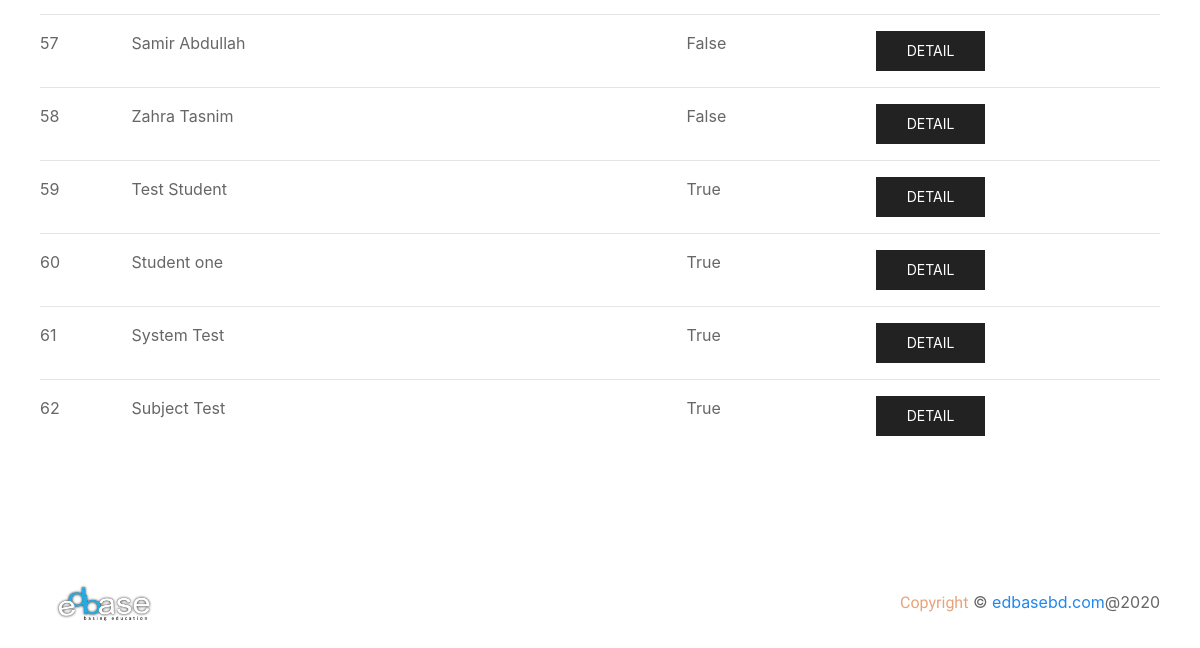
/studentlist/ (lower part), run on an earlier commit of the app's database.
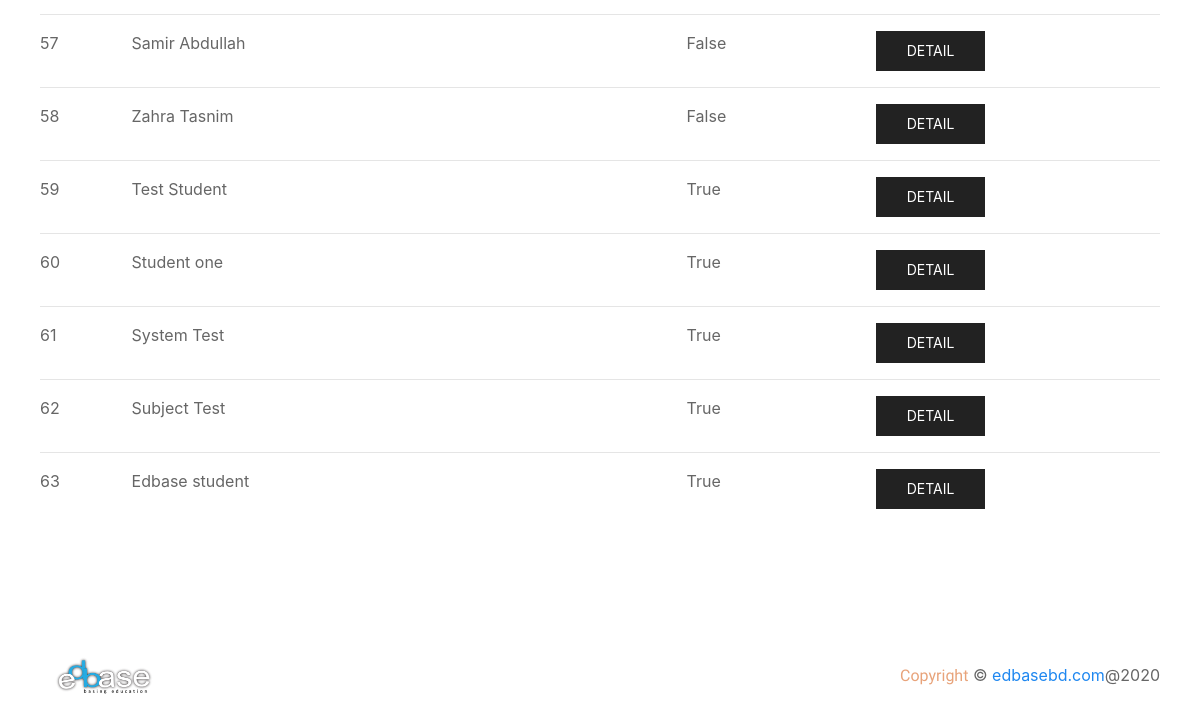
And on a later commit of the database.
### applicant/models.py (models this page shows, shortened)
class Student(models.Model):
    user = models.OneToOneField(User, on_delete=models.CASCADE)
    name = models.CharField(max_length=128, null=True, blank=True)
    mobile = models.CharField(max_length=11, null=True, blank=True)
    guardian_mobile = models.CharField(max_length=11, null=True, blank=True)
    email = models.EmailField(max_length=128, null=True, blank=True)
    school = models.CharField(max_length=128, null=True, blank=True)
    status = models.BooleanField(default=False, null=True, blank=True)
    user_type = models.CharField(max_length=128, null=True, blank=True)
    qualification = models.CharField(max_length=128, null=True, blank=True)
    created_at = models.DateTimeField(auto_now_add=True, null=True, blank=True)

### applicant/views.py (the view)
# urls.py: path('studentlist/', views.edbaseStudentList, name='studentlist'),
def edbaseStudentList(request):
    students = Student.objects.all()
    return render(request, 'studentlist.html', {'students': students})

### applicant/templates/studentlist.html (shortened to what this page needs)
{% extends 'base.html' %}
{% load static %}
{% block content %}
    <section id="student-list">
        <div class="uk-container">
            <div class="uk-child-width-1@m" uk-grid>
                <div class="uk-margin-large">
                    <table class="uk-table uk-table-justify uk-table-hover uk-table-divider">
                        <tbody>
                            {% for student in students %}
                            <tr>
                                <td>{{ student.id }}</td>
                                <td>{{ student.name }}</td>
                                <td>{{ student.status }}</td>
                                <td class="uk-flex">
                                    <a href="{% url 'studentdetailnext' student.id %}" class="uk-button uk-button-secondary">Detail</a>
                                </td>
                            </tr>
                            {% endfor %}
                        </tbody>
                    </table>
                </div>
            </div>
        </div>
    </section>
    <section id="footer">
        <div class="uk-padding">
            <div class="uk-flex uk-flex-wrap uk-flex-wrap-around uk-flex-between uk-flex-middle">
                <a class="uk-navbar-item uk-logo logo-size" href="/"><img src="/static/img/edbase.png" alt="zeros"></a>
                <p class="uk-text-center"> <span class="zeros-sub-head copy">Copyright</span>  © <a href="/">edbasebd.com</a>@2020</p>
            </div>
        </div>
    </section>
{% endblock %}

What changed in the data, as far as the page shows it:
added Student: id "63", name "Edbase student", status "True"
